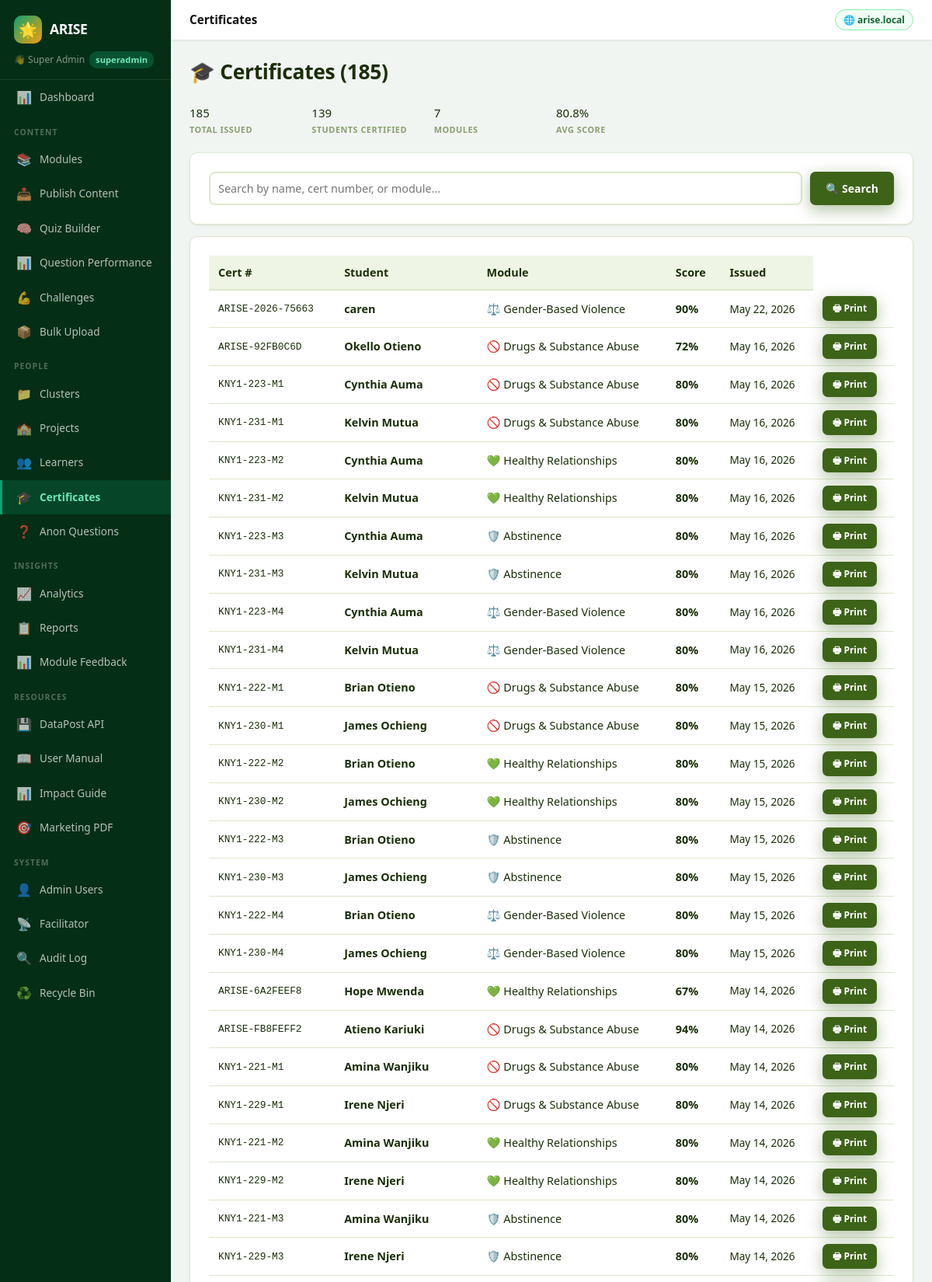
The app's page /admin/dashboard?p=certificates (signed in, upper part) with its own data.
### tables this page shows
CREATE TABLE certificates (
    id INTEGER PRIMARY KEY AUTOINCREMENT,
    cert_number TEXT UNIQUE NOT NULL,
    student_id INTEGER,
    student_name TEXT NOT NULL,
    module_id INTEGER NOT NULL,
    module_title TEXT NOT NULL,
    score INTEGER NOT NULL,
    percentage REAL NOT NULL,
    issued_at DATETIME DEFAULT CURRENT_TIMESTAMP,
    FOREIGN KEY (student_id) REFERENCES students(id),
    FOREIGN KEY (module_id) REFERENCES modules(id)
);

CREATE TABLE modules (
    id INTEGER PRIMARY KEY AUTOINCREMENT,
    title TEXT NOT NULL,
    slug TEXT UNIQUE NOT NULL,
    description TEXT,
    icon TEXT DEFAULT '📚',
    sort_order INTEGER DEFAULT 0,
    is_active INTEGER DEFAULT 1,
    created_by INTEGER,
    created_at DATETIME DEFAULT CURRENT_TIMESTAMP
, thumbnail TEXT, content_warning TEXT, school_id TEXT, require_pretest INTEGER DEFAULT 1, require_posttest INTEGER DEFAULT 1);

### includes/config.php (called while the page is built, shortened)
<?php
function db(): SQLite3 {
    static $db = null;
    if ($db === null) {
        $db = new SQLite3(DB_PATH);
        $db->enableExceptions(true);
        $db->exec('PRAGMA journal_mode=WAL');
        $db->exec('PRAGMA foreign_keys=ON');
    }
    return $db;
}
function e(string $str): string {
    return htmlspecialchars($str, ENT_QUOTES, 'UTF-8');
}

### admin/pages/admin_certificates.php (the view, shortened to what this page needs)
<?php
$search = $_GET['search'] ?? '';
$where = '';
$totalCerts = db()->querySingle("SELECT COUNT(*) FROM certificates c $where") ?? 0;
$result = db()->query("SELECT c.*, m.icon, m.slug as module_slug FROM certificates c JOIN modules m ON c.module_id = m.id $where ORDER BY c.issued_at DESC LIMIT 100");
$certs = [];
while ($row = $result->fetchArray(SQLITE3_ASSOC)) { $certs[] = $row; }
$totalStudentsCerted = db()->querySingle("SELECT COUNT(DISTINCT student_id) FROM certificates WHERE student_id IS NOT NULL") ?? 0;
$totalModulesCerted = db()->querySingle("SELECT COUNT(DISTINCT module_id) FROM certificates") ?? 0;
$avgCertScore = db()->querySingle("SELECT ROUND(AVG(percentage), 1) FROM certificates") ?? 0;
?>
<h1 class="page-title">🎓 Certificates (<?= $totalCerts ?>)</h1>
<div style="display:grid; grid-template-columns:repeat(auto-fill, minmax(140px, 1fr)); gap:12px; margin-bottom:20px;">
    <div class="stat-box"><div class="stat-num"><?= $totalCerts ?></div><div class="stat-label">Total Issued</div></div>
    <div class="stat-box"><div class="stat-num"><?= $totalStudentsCerted ?></div><div class="stat-label">Students Certified</div></div>
    <div class="stat-box"><div class="stat-num"><?= $totalModulesCerted ?></div><div class="stat-label">Modules</div></div>
    <div class="stat-box"><div class="stat-num"><?= $avgCertScore ?>%</div><div class="stat-label">Avg Score</div></div>
</div>
<div class="dp-card" style="margin-bottom:15px;">
    <form method="GET" style="display:flex; gap:10px;">
        <input type="text" name="search" value="<?= e($search) ?>" placeholder="Search by name, cert number, or module..." style="flex:1; padding:10px; border:2px solid var(--border); border-radius:8px;">
        <button type="submit" class="btn btn-primary">🔍 Search</button>
    </form>
</div>
<div class="dp-card">
    <?php if (count($certs) === 0): ?>
        <div class="alert alert-info">No certificates issued yet. Students earn certificates by scoring 70%+ on module quizzes.</div>
    <?php else: ?>
    <div style="overflow-x:auto;">
        <table style="width:100%; border-collapse:collapse; font-size:0.9rem;">
            <thead>
                <tr style="background:var(--light); text-align:left;">
                    <th style="padding:10px 12px; border-bottom:2px solid var(--border);">Cert #</th>
                    <th style="padding:10px 12px; border-bottom:2px solid var(--border);">Student</th>
                    <th style="padding:10px 12px; border-bottom:2px solid var(--border);">Module</th>
                    <th style="padding:10px 12px; border-bottom:2px solid var(--border);">Score</th>
                    <th style="padding:10px 12px; border-bottom:2px solid var(--border);">Issued</th>
                </tr>
            </thead>
            <tbody>
                <?php foreach ($certs as $c): ?>
                <tr style="border-bottom:1px solid var(--border);">
                    <td style="padding:8px 12px; font-family:monospace; font-size:0.8rem;"><?= e($c['cert_number']) ?></td>
                    <td style="padding:8px 12px; font-weight:600;"><?= e($c['student_name']) ?></td>
                    <td style="padding:8px 12px;"><?= $c['icon'] ?> <?= e($c['module_title']) ?></td>
                    <td style="padding:8px 12px; font-weight:600; color:var(--success);"><?= $c['percentage'] ?>%</td>
                    <td style="padding:8px 12px; font-size:0.85rem;"><?= date('M j, Y', strtotime($c['issued_at'])) ?></td>
                    <td style="padding:8px 12px;">
                        <a href="/arise/?p=certificate&module=<?= e($c['module_slug'] ?? '') ?>&score=<?= intval($c['percentage']) ?>&name=<?= urlencode($c['student_name']) ?>&cert=<?= urlencode($c['cert_number']) ?>&school=<?= urlencode($c['student_name'] ?? 'ARISE') ?>&date=<?= urlencode($c['issued_at']) ?>"
                           target="_blank" class="btn btn-sm btn-primary" style="font-size:.75rem;">
                           &#128438; Print
                        </a>
                    </td>
                </tr>
                <?php endforeach; ?>
            </tbody>
        </table>
    </div>
    <?php endif; ?>
</div>

### public/css/style.css (style rules this page uses)
:root { --green: #3D6318; --green-dark: #2D4A12; --green-deeper:#1E3209; --green-mid: #4F7E20; --green-light: #D4EDAA; --green-pale: #F0F8E8; --orange: #FF9700; --orange-dark: #E07800; --orange-deeper:#B86200; --orange-light: #FFE4A3; --orange-pale: #FFF7E6; --blue: #1D4ED8; --blue-light: #DBEAFE; --blue-pale: #EFF6FF; --purple: #7C3AED; --purple-light:#EDE9FE; --purple-pale: #F5F3FF; --ok: #3D6318; --ok-l: #D4EDAA; --err: #DC2626; --err-l: #FEE2E2; --warn: #FF9700; --warn-l: #FFE4A3; --info: #1D4ED8; --info-l: #DBEAFE; --dark: #1A2E08; --dark-2: #2D4A12; --mid: #4A6428; --muted: #8A9E70; --border: #DDE8CC; --bg: #F7FAF2; --white: #FFFFFF; --light: #EEF5E4; --shadow: 0 1px 3px rgba(0,0,0,.07), 0 1px 2px rgba(0,0,0,.05); --shadow-md: 0 4px 16px rgba(61,99,24,.14), 0 2px 8px rgba(0,0,0,.06); --shadow-lg: 0 10px 40px rgba(61,99,24,.18), 0 4px 12px rgba(0,0,0,.08); --shadow-g: 0 6px 20px rgba(61,99,24,.4); --shadow-o: 0 6px 20px rgba(255,151,0,.4); --r: 10px; --r-sm: 7px; --r-lg: 18px; --r-full: 9999px; --t: all .18s cubic-bezier(.4,0,.2,1); }
*,*::before,*::after { margin:0;padding:0;box-sizing:border-box; }
html { scroll-behavior:smooth; }
body { font-family:'Segoe UI',system-ui,-apple-system,sans-serif;background:linear-gradient(135deg,#0D5E3D 0%,#1E8055 35%,#FF9700 100%);background-attachment:fixed;color:var(--dark);font-size:15px;line-height:1.65;-webkit-font-smoothing:antialiased;min-height:100vh;overflow-y:scroll; }
h1,h2,h3,h4,h5 { font-family:'Segoe UI',system-ui,-apple-system,sans-serif;font-weight:700;letter-spacing:-.3px;line-height:1.25; }
a { color:var(--green);text-decoration:none;transition:var(--t); }
.page-title { font-size:1.65rem;font-weight:800;margin-bottom:24px;color:var(--dark); }
.dp-card { background:#fff;border-radius:var(--r);padding:24px;box-shadow:var(--shadow);border:1px solid var(--border);margin-bottom:20px;transition:box-shadow .2s; }
.btn { display:inline-flex;align-items:center;justify-content:center;gap:6px;padding:10px 20px;border-radius:var(--r-sm);font-family:inherit;font-weight:700;font-size:.875rem;border:none;cursor:pointer;transition:var(--t);white-space:nowrap; }
.btn-primary { background:var(--green);color:#fff;box-shadow:var(--shadow-g); }
.btn-sm { padding:6px 13px;font-size:.78rem; }
input[type=text],input[type=number],input[type=email],input[type=password],input[type=file],select,textarea { width:100%;padding:10px 14px;border:1.5px solid var(--border);border-radius:var(--r-sm);font-size:.9rem;font-family:inherit;background:#fff;color:var(--dark);transition:var(--t); }
.stat-label,.dp-stat .lbl,.stat-hero .lbl { font-size:.68rem;color:var(--muted);font-weight:700;text-transform:uppercase;letter-spacing:.5px; }
.dp-card,.module-card,.feature-card { animation:fadeUp .15s ease both; }

### admin/index.php (style rules this page uses)
* { box-sizing:border-box;margin:0;padding:0; }
body { background:#f1f5f2;font-family:'Segoe UI',sans-serif;display:flex;min-height:100vh; }

### records on screen
certificates: cert_number "ARISE-2026-75663", student_name "caren", module.icon "⚖️", module_title "Gender-Based Violence", percentage "90", issued_at "May 22, 2026"
certificates: cert_number "ARISE-92FB0C6D", student_name "Okello Otieno", module.icon "🚫", module_title "Drugs & Substance Abuse", percentage "72", issued_at "May 16, 2026"
certificates: cert_number "KNY1-223-M1", student_name "Cynthia Auma", module.icon "🚫", module_title "Drugs & Substance Abuse", percentage "80", issued_at "May 16, 2026"
certificates: cert_number "KNY1-231-M1", student_name "Kelvin Mutua", module.icon "🚫", module_title "Drugs & Substance Abuse", percentage "80", issued_at "May 16, 2026"
certificates: cert_number "KNY1-223-M2", student_name "Cynthia Auma", module.icon "💚", module_title "Healthy Relationships", percentage "80", issued_at "May 16, 2026"
certificates: cert_number "KNY1-231-M2", student_name "Kelvin Mutua", module.icon "💚", module_title "Healthy Relationships", percentage "80", issued_at "May 16, 2026"
certificates: cert_number "KNY1-223-M3", student_name "Cynthia Auma", module.icon "🛡️", module_title "Abstinence", percentage "80", issued_at "May 16, 2026"
certificates: cert_number "KNY1-231-M3", student_name "Kelvin Mutua", module.icon "🛡️", module_title "Abstinence", percentage "80", issued_at "May 16, 2026"
certificates: cert_number "KNY1-223-M4", student_name "Cynthia Auma", module.icon "⚖️", module_title "Gender-Based Violence", percentage "80", issued_at "May 16, 2026"
certificates: cert_number "KNY1-231-M4", student_name "Kelvin Mutua", module.icon "⚖️", module_title "Gender-Based Violence", percentage "80", issued_at "May 16, 2026"
certificates: cert_number "KNY1-222-M1", student_name "Brian Otieno", module.icon "🚫", module_title "Drugs & Substance Abuse", percentage "80", issued_at "May 15, 2026"
certificates: cert_number "KNY1-230-M1", student_name "James Ochieng", module.icon "🚫", module_title "Drugs & Substance Abuse", percentage "80", issued_at "May 15, 2026"
certificates: cert_number "KNY1-222-M2", student_name "Brian Otieno", module.icon "💚", module_title "Healthy Relationships", percentage "80", issued_at "May 15, 2026"
certificates: cert_number "KNY1-230-M2", student_name "James Ochieng", module.icon "💚", module_title "Healthy Relationships", percentage "80", issued_at "May 15, 2026"
certificates: cert_number "KNY1-222-M3", student_name "Brian Otieno", module.icon "🛡️", module_title "Abstinence", percentage "80", issued_at "May 15, 2026"
certificates: cert_number "KNY1-230-M3", student_name "James Ochieng", module.icon "🛡️", module_title "Abstinence", percentage "80", issued_at "May 15, 2026"
certificates: cert_number "KNY1-222-M4", student_name "Brian Otieno", module.icon "⚖️", module_title "Gender-Based Violence", percentage "80", issued_at "May 15, 2026"
certificates: cert_number "KNY1-230-M4", student_name "James Ochieng", module.icon "⚖️", module_title "Gender-Based Violence", percentage "80", issued_at "May 15, 2026"
certificates: cert_number "ARISE-6A2FEEF8", student_name "Hope Mwenda", module.icon "💚", module_title "Healthy Relationships", percentage "67", issued_at "May 14, 2026"
certificates: cert_number "ARISE-FB8FEFF2", student_name "Atieno Kariuki", module.icon "🚫", module_title "Drugs & Substance Abuse", percentage "94", issued_at "May 14, 2026"
certificates: cert_number "KNY1-221-M1", student_name "Amina Wanjiku", module.icon "🚫", module_title "Drugs & Substance Abuse", percentage "80", issued_at "May 14, 2026"
certificates: cert_number "KNY1-229-M1", student_name "Irene Njeri", module.icon "🚫", module_title "Drugs & Substance Abuse", percentage "80", issued_at "May 14, 2026"
certificates: cert_number "KNY1-221-M2", student_name "Amina Wanjiku", module.icon "💚", module_title "Healthy Relationships", percentage "80", issued_at "May 14, 2026"
certificates: cert_number "KNY1-229-M2", student_name "Irene Njeri", module.icon "💚", module_title "Healthy Relationships", percentage "80", issued_at "May 14, 2026"
certificates: cert_number "KNY1-221-M3", student_name "Amina Wanjiku", module.icon "🛡️", module_title "Abstinence", percentage "80", issued_at "May 14, 2026"
certificates: cert_number "KNY1-229-M3", student_name "Irene Njeri", module.icon "🛡️", module_title "Abstinence", percentage "80", issued_at "May 14, 2026"

### other values on screen
$adminName "Super Admin"
$adminRole ?: 'admin' "superadmin"
$n['icon'] "📊"
$n['label'] "Dashboard"
$groupLabel "CONTENT"
$n['icon'] "📚"
$n['label'] "Modules"
$n['icon'] "📤"
$n['label'] "Publish Content"
$n['icon'] "🧠"
$n['label'] "Quiz Builder"
$n['label'] "Question Performance"
$n['icon'] "💪"
$n['label'] "Challenges"
$n['icon'] "📦"
